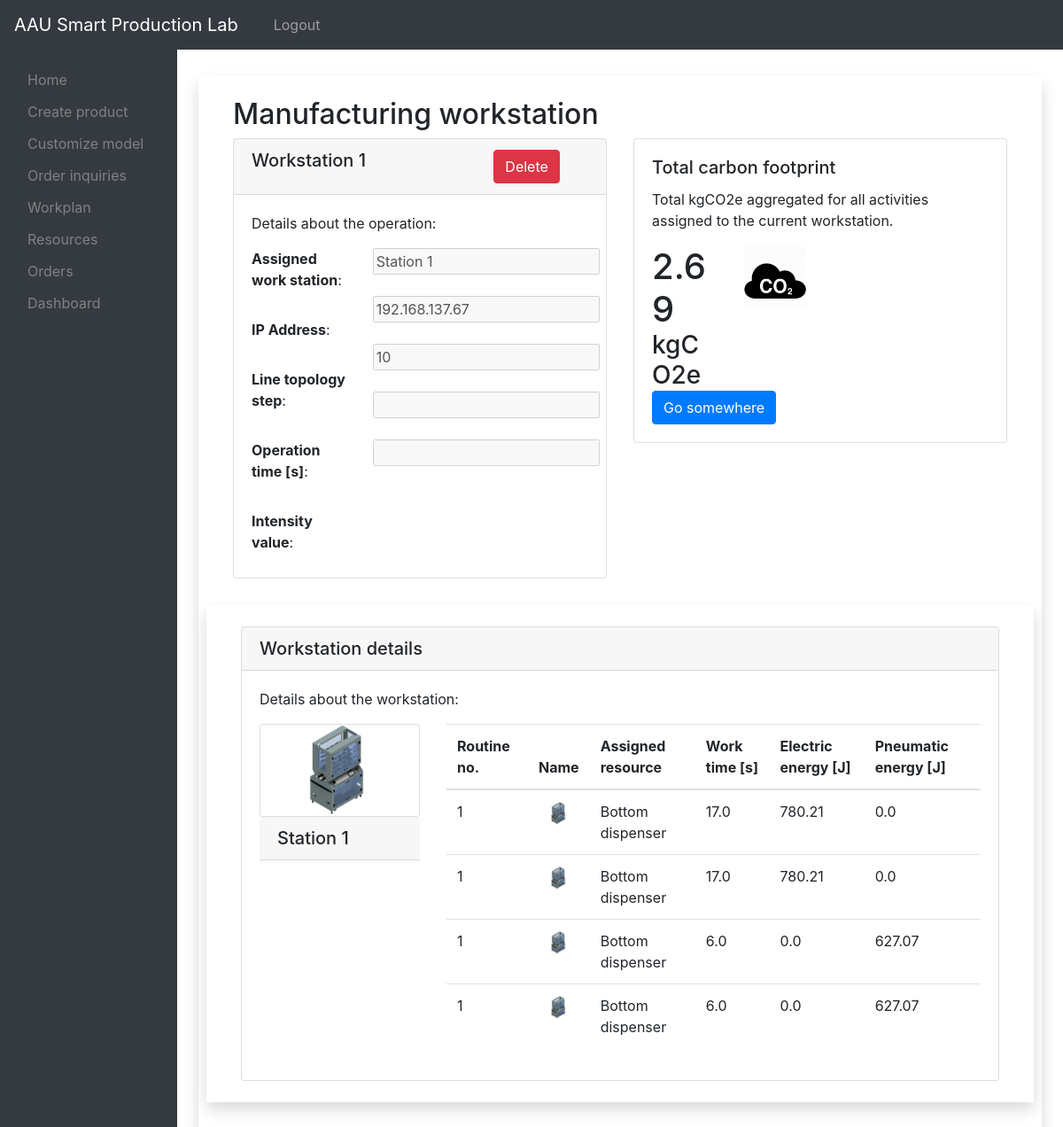
Page /operation/1 (signed in) on the committed database.
### models.py (models this page shows, shortened)
class Workstation(db.Model):
    __tablename__ = "workstations"
    id = db.Column(db.Integer, primary_key=True)
    step_no = db.Column(db.Integer)
    description = db.Column(db.String(25), nullable=False)
    ip_address = db.Column(db.String(25))
    resource = db.relationship("Resource", backref="workstation", lazy=True)

class Resource(db.Model):
    __tablename__ = "resources"
    id = db.Column(db.Integer, primary_key=True)
    imgFile = db.Column(db.String(30), nullable=False, default='Festo_w444.png')
    name = db.Column(db.String(25), nullable=False)
    ressID = db.Column(db.Integer)
    workstation_id = db.Column(db.Integer, db.ForeignKey("workstations.id"), nullable=False)
    activities = db.relationship("Activity", backref="resource", lazy=True)

class Activity(db.Model):
    __tablename__ = "activity"
    id = db.Column(db.Integer, primary_key=True)
    name = db.Column(db.String(25), nullable=False)
    prog_no = db.Column(db.Integer)
    delta_t = db.Column(db.Float)
    el_energy = db.Column(db.Float, nullable=False)
    air_energy = db.Column(db.Float)
    resID = db.Column(db.Integer, db.ForeignKey("resources.id"), nullable=False)
    propertyID = db.Column(db.Integer, db.ForeignKey("properties.id"), nullable=False)
    propertY = db.relationship("Property", foreign_keys="[Activity.propertyID]", backref='activities', lazy=True)

### app.py (the view)
@app.route("/operation/<int:op_id>", methods=["GET", "POST"])
def op_show(op_id):
    if 'username' in session:
        print(op_id)
        op = Workstation.query.get(op_id)
        ress = Resource.query.filter_by(workstation_id=op_id).all()
        if ress:
            for r in ress:
                img_file = url_for('static', filename='images/' + r.imgFile)
            return render_template("operation.html", op=op, ress=ress, img_file=img_file)
        return render_template("operation.html", op=op)
    else:
        return redirect(url_for('login'))

### templates/operation.html (shortened to what this page needs)
{% extends "layout2.html" %}
{% block body %}
<section>
<div class="container shadow p-4 mb-4 bg-white" style="margin-top:30px">
  <div class="container">
      <h2>Manufacturing workstation</h2>
      <div class="row">
        <div class="col-sm-6">
          <div class="card">
            <div class="card-header">
              <div class="row">
                <div class="col-sm-8">
                  <h5>{{ op.description }}</h5>
                </div>
                <div class="col-sm-2">
                  <button class="btn btn-danger" type="button" data-toggle="modal" data-target="#deleteModal">Delete</button>
                </div>
              </div>
            </div>
            <div class="card-body">
              <p  class="card-text">Details about the operation:</p>
              <div class="row">
              {% if op %}
                <div class="col-sm-4">
                  <label for="fname"><b>Assigned work station</b>:</label><br><br>
                  <label for="fname"><b>IP Address</b>:</label><br><br>
                  <label for="fname"><b>Line topology step</b>:</label><br><br>
                  <label for="fname"><b>Operation time [s]</b>:</label><br><br>
                  <label for="fname"><b>Intensity value</b>:</label><br>
                </div>
                <div class="col-sm-3">
                  <input type="text" id="oID" name="oID" value="Station {{op.id}}" disabled><br><br>
                  <input type="text" id="oID" name="oID" value="192.168.137.67" disabled><br><br>
                  <input type="text" id="oID" name="oID" value="{{ op.step_no }}" disabled><br><br>
                  <input type="text" id="o_start" name="o_start" value="{{ op.operation_time }}" disabled><br><br>
                  <input type="text" id="o_start" name="o_start" value="{{ op.intensity_value }}" disabled><br>
                </div>
              </div>
              {% endif %}
            </div>
          </div>
        </div>
        <div class="col-sm-6">
          <div class="card">
            <div class="card-body">
              <h5 class="card-title">Total carbon footprint</h5>
              <p class="card-text">Total kgCO2e aggregated for all activities assigned to the current workstation.</p>
              <div class="row">
                <div class="col-sm-3">
                  <h1 style="display: inline;">2.69 </h1><h3 style="display: inline;">kgCO2e</h3>
                </div>
                <div class="col-sm-3">
                  <img style="width: 100%;" src="{{ url_for('static', filename='images/cloud_co2.jpg') }}" alt=""><br>
                </div>
              </div>
              <a href="#" class="btn btn-primary">Go somewhere</a>
            </div>
          </div>
        </div>
      <div class="row">
        <div class="container shadow p-4 mb-4 bg-white" style="margin-top:30px">
        <div class="col-sm-12">
          <div class="card">
            <h5 class="card-header">Workstation details</h5>
            <div class="card-body">
              <p class="card-text">Details about the workstation:</p>
              {% if ress %}
              <div class="row">
                <div class="col-sm-3">
                  <div class="card">
                    <img src="{{ url_for('static', filename='images/Festo_w444.png') }}" alt="">
                  </div>
                  <h5 class="card-header">Station {{op.id}}</h5>
                </div>
                <div class="col-sm">
                  <div class="row">
                    <div class="container">
                      <div class="table-responsive">
                        <table class="table table-hover">
                          <thead>
                            <tr>
                              <th>Routine no.</th>
                              <th>Name</th>
                              <th>Assigned resource</th>
                              <th>Work time [s]</th>
                              <th>Electric energy [J]</th>
                              <th>Pneumatic energy [J]</th>
                            </tr>
                          </thead>
                          <tbody>
                            {% for res in ress %}
                              {% for activity in res.activities %}
                              <tr>
                                  <td>{{ res.id }}</td>
                                  <td width="10px" height="10px">
                                    <img class="img-fluid" src="{{ img_file }}">
                                  </td>
                                  <td>{{ res.name }}</td>
                                  <td>{{ activity.delta_t }}</td>
                                  <td>{{ activity.el_energy }}</td>
                                  <td>{{ activity.air_energy }}</td>
                              </tr>
                              {% endfor %}
                            {% endfor %}
                          </tbody>
                        </table>
                      </div>
                    </div>
                  </div>
                </div>
              </div>
            {% endif %}
            </div>
            </div>
          </div>
        </div>
      </div>
  </div>
</div>
</section>
{% endblock %}

### rows in the picture
Workstation: description "Workstation 1", oID "Station 1", oID "10", id "1"
Resource: id "1", name "Bottom dispenser"
Activity: delta_t "17.0", el_energy "780.21", air_energy "0.0"
Activity: delta_t "17.0", el_energy "780.21", air_energy "0.0"
Activity: delta_t "6.0", el_energy "0.0", air_energy "627.07"
Activity: delta_t "6.0", el_energy "0.0", air_energy "627.07"
